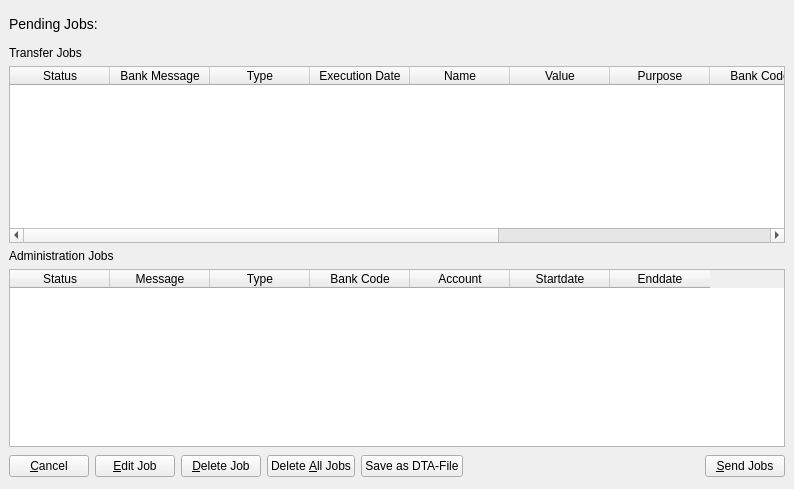
<?xml version="1.0" encoding="UTF-8"?>
<ui version="4.0">
 <class>GuiJobs</class>
 <widget class="QWidget" name="GuiJobs">
  <property name="geometry">
   <rect>
    <x>0</x>
    <y>0</y>
    <width>794</width>
    <height>489</height>
   </rect>
  </property>
  <property name="sizePolicy">
   <sizepolicy hsizetype="Expanding" vsizetype="Expanding">
    <horstretch>0</horstretch>
    <verstretch>0</verstretch>
   </sizepolicy>
  </property>
  <property name="windowTitle">
   <string>Form1</string>
  </property>
  <layout class="QVBoxLayout">
   <property name="spacing">
    <number>6</number>
   </property>
   <property name="margin">
    <number>9</number>
   </property>
   <item>
    <layout class="QHBoxLayout">
     <property name="spacing">
      <number>6</number>
     </property>
     <property name="margin">
      <number>0</number>
     </property>
     <item>
      <widget class="QLabel" name="labelCaption">
       <property name="sizePolicy">
        <sizepolicy hsizetype="Expanding" vsizetype="Minimum">
         <horstretch>0</horstretch>
         <verstretch>0</verstretch>
        </sizepolicy>
       </property>
       <property name="text">
        <string>&lt;font size=&quot;+1&quot;&gt;Pending Jobs:&lt;/font&gt;</string>
       </property>
       <property name="wordWrap">
        <bool>false</bool>
       </property>
      </widget>
     </item>
     <item>
      <spacer>
       <property name="orientation">
        <enum>Qt::Horizontal</enum>
       </property>
       <property name="sizeType">
        <enum>QSizePolicy::Expanding</enum>
       </property>
       <property name="sizeHint" stdset="0">
        <size>
         <width>141</width>
         <height>31</height>
        </size>
       </property>
      </spacer>
     </item>
    </layout>
   </item>
   <item>
    <layout class="QVBoxLayout">
     <property name="spacing">
      <number>6</number>
     </property>
     <property name="margin">
      <number>0</number>
     </property>
     <item>
      <widget class="QLabel" name="label">
       <property name="text">
        <string>Transfer Jobs</string>
       </property>
      </widget>
     </item>
     <item>
      <widget class="QTableWidget" name="tableWidgetTransfers">
       <property name="selectionBehavior">
        <enum>QAbstractItemView::SelectRows</enum>
       </property>
       <property name="wordWrap">
        <bool>true</bool>
       </property>
       <column>
        <property name="text">
         <string>Status</string>
        </property>
       </column>
       <column>
        <property name="text">
         <string>Bank Message</string>
        </property>
       </column>
       <column>
        <property name="text">
         <string>Type</string>
        </property>
       </column>
       <column>
        <property name="text">
         <string>Execution Date</string>
        </property>
       </column>
       <column>
        <property name="text">
         <string>Name</string>
        </property>
       </column>
       <column>
        <property name="text">
         <string>Value</string>
        </property>
       </column>
       <column>
        <property name="text">
         <string>Purpose</string>
        </property>
       </column>
       <column>
        <property name="text">
         <string>Bank Code</string>
        </property>
       </column>
       <column>
        <property name="text">
         <string>Account Id</string>
        </property>
       </column>
       <column>
        <property name="text">
         <string>Last Execution</string>
        </property>
       </column>
       <column>
        <property name="text">
         <string>Customer Reference</string>
        </property>
       </column>
      </widget>
     </item>
     <item>
      <widget class="QLabel" name="label_2">
       <property name="text">
        <string>Administration Jobs</string>
       </property>
      </widget>
     </item>
     <item>
      <widget class="QTableWidget" name="tableWidgetAdminJobs">
       <property name="selectionBehavior">
        <enum>QAbstractItemView::SelectRows</enum>
       </property>
       <column>
        <property name="text">
         <string>Status</string>
        </property>
       </column>
       <column>
        <property name="text">
         <string>Message</string>
        </property>
       </column>
       <column>
        <property name="text">
         <string>Type</string>
        </property>
       </column>
       <column>
        <property name="text">
         <string>Bank Code</string>
        </property>
       </column>
       <column>
        <property name="text">
         <string>Account</string>
        </property>
       </column>
       <column>
        <property name="text">
         <string>Startdate</string>
        </property>
       </column>
       <column>
        <property name="text">
         <string>Enddate</string>
        </property>
       </column>
      </widget>
     </item>
    </layout>
   </item>
   <item>
    <layout class="QHBoxLayout">
     <property name="spacing">
      <number>6</number>
     </property>
     <property name="margin">
      <number>0</number>
     </property>
     <item>
      <widget class="QPushButton" name="buttonCancel">
       <property name="text">
        <string>&amp;Cancel</string>
       </property>
      </widget>
     </item>
     <item>
      <widget class="QPushButton" name="buttonEditJob">
       <property name="text">
        <string>&amp;Edit Job</string>
       </property>
      </widget>
     </item>
     <item>
      <widget class="QPushButton" name="buttonDeleteJob">
       <property name="text">
        <string>&amp;Delete Job</string>
       </property>
       <property name="shortcut">
        <string>Alt+R</string>
       </property>
      </widget>
     </item>
     <item>
      <widget class="QPushButton" name="buttonDeleteAllJobs">
       <property name="text">
        <string>Delete &amp;All Jobs</string>
       </property>
       <property name="shortcut">
        <string>Alt+A</string>
       </property>
      </widget>
     </item>
     <item>
      <widget class="QPushButton" name="buttonSaveAsDTAFile">
       <property name="text">
        <string>Save as DTA-File</string>
       </property>
      </widget>
     </item>
     <item>
      <spacer>
       <property name="orientation">
        <enum>Qt::Horizontal</enum>
       </property>
       <property name="sizeType">
        <enum>QSizePolicy::Expanding</enum>
       </property>
       <property name="sizeHint" stdset="0">
        <size>
         <width>121</width>
         <height>27</height>
        </size>
       </property>
      </spacer>
     </item>
     <item>
      <widget class="QPushButton" name="buttonSendJobs">
       <property name="text">
        <string>&amp;Send Jobs</string>
       </property>
       <property name="shortcut">
        <string>Alt+S</string>
       </property>
      </widget>
     </item>
    </layout>
   </item>
  </layout>
 </widget>
 <layoutdefault spacing="6" margin="11"/>
 <pixmapfunction>qPixmapFromMimeSource</pixmapfunction>
 <resources/>
 <connections/>
</ui>
